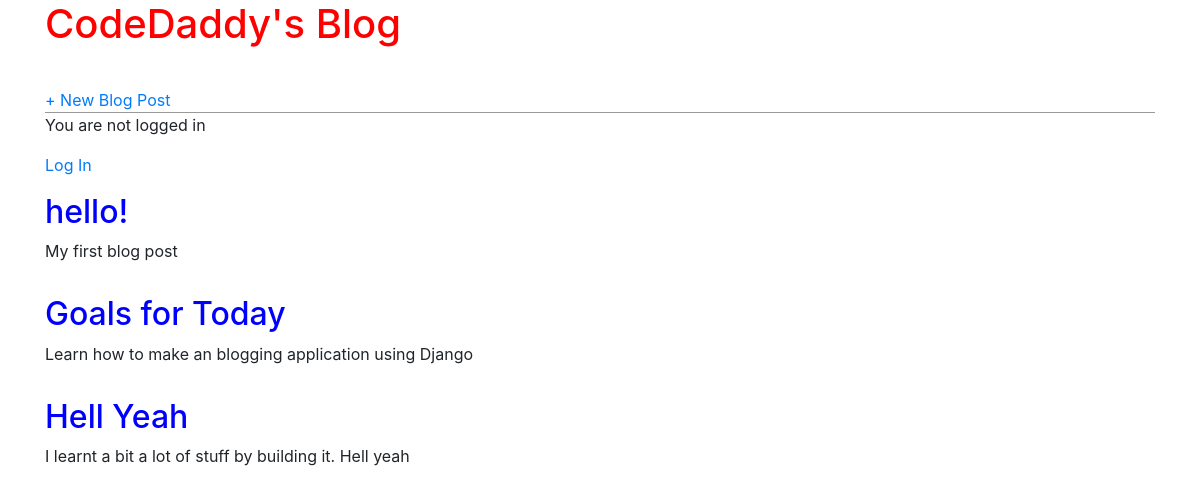
The app's page /, older data.
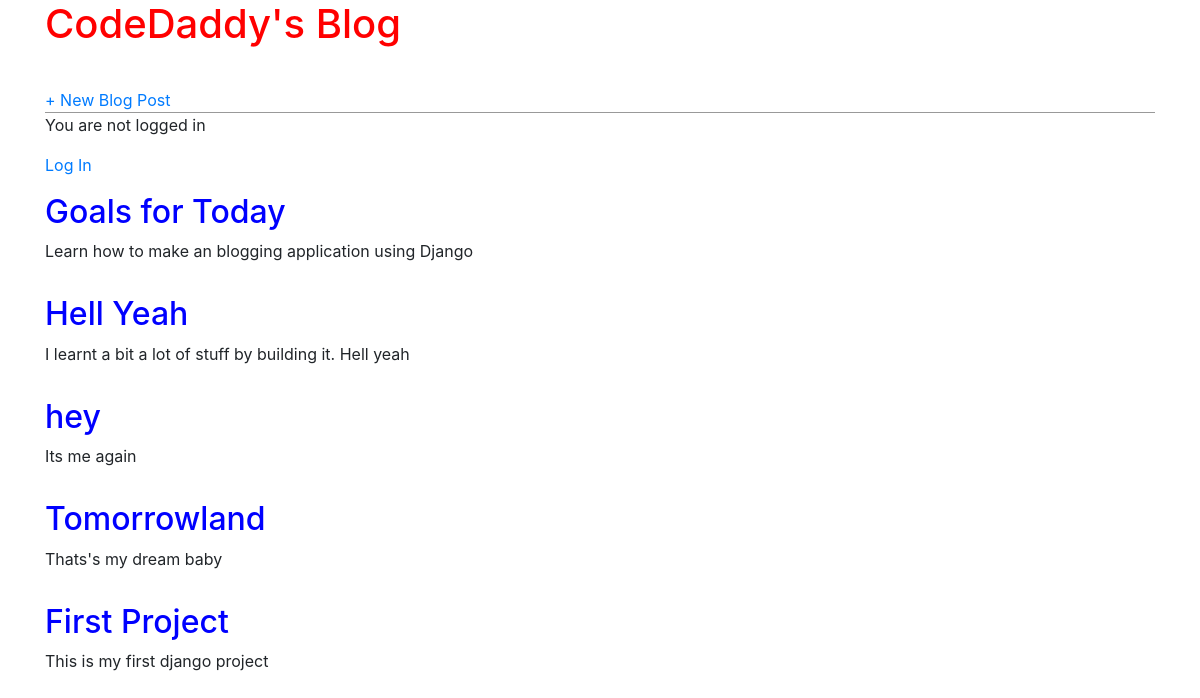
The same page, newer data.
### blog/models.py (models this page shows, shortened)
class Post(models.Model):
    title = models.CharField(max_length=200)         # database fields
    author = models.ForeignKey(
        'auth.User',
        on_delete=models.CASCADE,
    )
    body = models.TextField()

### blog/views.py (the view)
# urls.py: path('', BolgListView.as_view(), name='home'),
class BolgListView(ListView):
    model = Post
    template_name = 'home.html'

### Templates/home.html
{% extends 'base.html' %}
{% block content %}
{% for x in object_list %}
<div class="post-entry">
    <h2><a href="{% url 'post_detail' x.pk %}">{{x.title}}</a></h2>
    <p>{{x.body}}</p>
</div>
{% endfor %}
{% endblock content %}

### Templates/base.html (shortened to what this page needs)
<!DOCTYPE html>
{% load static %}
<html lang="en">
<head>
    <link href="{% static 'css/base.css' %}" rel="stylesheet">
    <link rel="stylesheet" href="https://stackpath.bootstrapcdn.com/bootstrap/4.4.1/css/bootstrap.min.css">
</head>
<body>
<div class="container">
    <header>
        <div class="nav-left">
                <h1><a href="{% url 'home' %}">CodeDaddy's Blog</a></h1>
        </div>
        <div class="nav-right">
            <a href="{% url 'post_new' %}">+ New Blog Post</a>
        </div>
    </header>
    {% if user.is_authenticated %}
        <p>Hi {{user.username}}</p>
        <p><a href="{% url 'logout' %}">Log Out</a></p>
    {% else %}
        <p>You are not logged in</p>
        <p><a href="{% url 'login' %}">Log In</a></p>
    {% endif %}
    {% block content %}
    {% endblock content %}
</div>
</body>
</html>

### static/css/base.css (style rules this page uses)
body { font-family: 'Source Sans Pro', sans-serif; font-size: 14px; }
header { border-bottom: 1.5px solid #999 }
header h1 a { color: red; }
.nav-left { margin-right: auto; }
.nav-right { display: flex; padding-top: 2rem; }
.post-entry { margin-bottom: 2rem; }
.post-entry h2 { margin: 0.5rem 0; }
.post-entry h2 a, .post-entry h2 a:visited { color: blue; text-decoration: none; }
.post-entry p { margin: 0; font-weight: 400; }

Row changes from the older to the newer data that the page shows:
removed Post: title "hello!", body "My first blog post"
added Post: title "hey", body "Its me again"
added Post: title "Tomorrowland", body "Thats's my dream baby"
added Post: title "First Project", body "This is my first django project"
